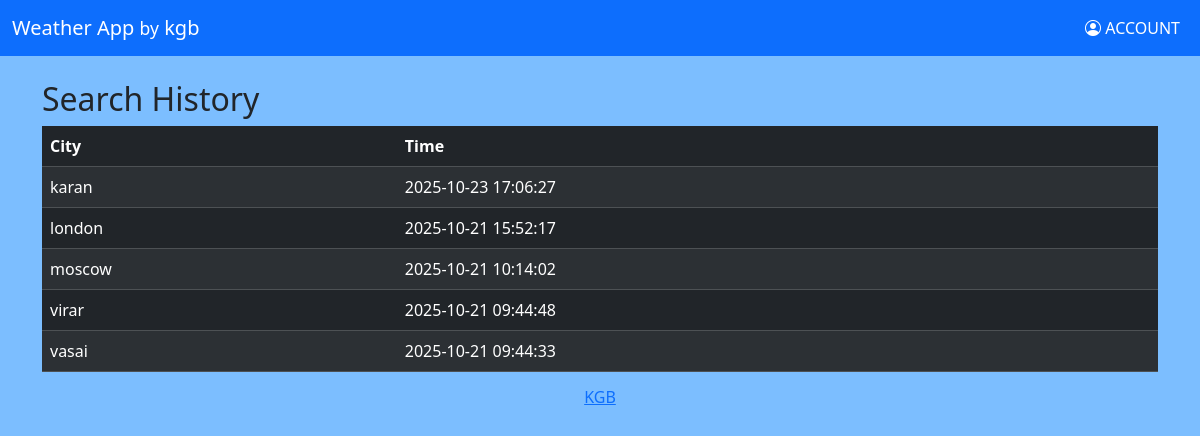
The app's page /history (signed in) with its own data.
### tables this page shows
CREATE TABLE history (id INTEGER PRIMARY KEY AUTOINCREMENT,user_id INTEGER,city TEXT,time DATETIME DEFAULT CURRENT_TIMESTAMP,FOREIGN KEY(user_id) REFERENCES users(id));

### app.py (the view)
@app.route("/history")
@login_required
def history():
    with sqlite3.connect("weather.db") as conn:
        cursor = conn.cursor()
        x=cursor.execute("SELECT city, time FROM history WHERE user_id=? ORDER BY time DESC",(session["user_id"],))
        history=x.fetchall()
    return render_template("history.html",history=history)

### app.py (called while the page is built)
def login_required(f):
    @wraps(f)
    def wrapper(*args, **kwds):
        if "user_id" not in session:
            flash("Please log in first","error")
            return redirect("/")
        return f(*args, **kwds)
    return wrapper

### templates/history.html (shortened to what this page needs)
{% extends "layout.html" %}
{% block body %}
    <div class="container mt-4">
        <h2>Search History</h2>
        <table class="table table-dark table-striped">
            <thead>
                <tr>
                    <th>City</th>
                    <th>Time</th>
                </tr>
            </thead>
            <tbody>
                {% for h in history%}
                    <tr>
                        <td>{{h[0]}}</td>
                        <td>{{h[1]}}</td>
                    </tr>
                {% endfor %}
            </tbody>
        </table>
    </div>
{% endblock %}

### templates/layout.html (style rules this page uses)
body { background-color: #7cbeff; }

### records on screen
history: city "karan", time "2025-10-23 17:06:27"
history: city "london", time "2025-10-21 15:52:17"
history: city "moscow", time "2025-10-21 10:14:02"
history: city "virar", time "2025-10-21 09:44:48"
history: city "vasai", time "2025-10-21 09:44:33"
